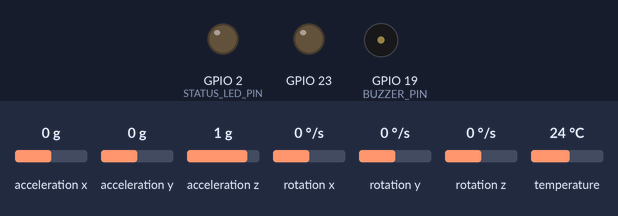
Bench run of a sketch on a simulated ESP32. On the bench: output pins drawn as LEDs (lit = HIGH), buzzer (waves = sounding, pin HIGH). The test bench sets the inputs (shaded band); at power-on: acceleration x 0 g, acceleration y 0 g, acceleration z 1 g, rotation x 0 °/s, rotation y 0 °/s, rotation z 0 °/s, temperature 24 °C. WiFi joins after 1.5 s; servers stay silent unless stated; what the sketch prints to the serial monitor is not drawn.

Above: at 0.1 s.
At 2.7 s:
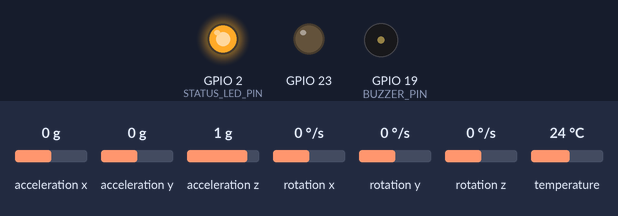
2.8 s: acceleration x set to -0.7 g
5.8 s: acceleration x set to -0.9 g
At 7.9 s:
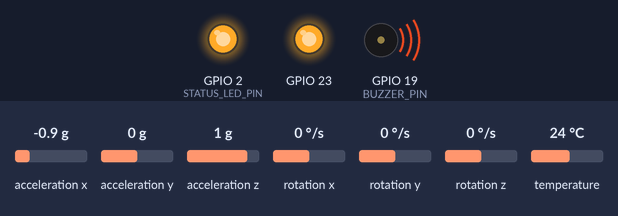
Timing chart, 0 to 9.4 s (numbered marks = the images above; inputs shaded):
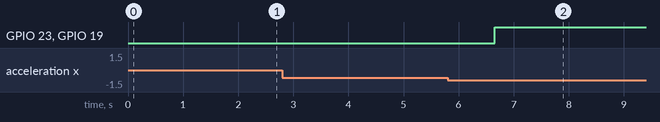

The sketch:

esp32.ino
```cpp
#include <Adafruit_MPU6050.h>
#include <Adafruit_Sensor.h>
#include <ArduinoJson.h>
#include <AsyncTCP.h>
#include <ESPAsyncWebServer.h>
#include <WiFi.h>
#include <Wire.h>
#include <arduinoFFT.h>

/* =========================================================================
   1. NETWORK CONFIGURATION
   ========================================================================= */
const char *WIFI_SSID = "YOUR_WIFI_SSID";
const char *WIFI_PASSWORD = "YOUR_WIFI_PASSWORD";

AsyncWebServer server(80);
AsyncWebSocket ws("/ws");

/* =========================================================================
   2. PIN DEFINITIONS & HARDWARE CONSTANTS
   ========================================================================= */
#define RELAY_ACTUATOR_PIN                                                     \
  23                     // Pin connected to safety gate relay / motor driver
#define BUZZER_PIN 19    // Pin connected to audible alarm buzzer
#define STATUS_LED_PIN 2 // Built-in status LED

Adafruit_MPU6050 mpu;

/* =========================================================================
   3. FFT & SAMPLING DEFINITIONS
   ========================================================================= */
#define SAMPLES 64          // Power of 2 (window size)
#define SAMPLING_FREQ_HZ 50 // 50 Hz sampling frequency (Nyquist max: 25 Hz)

double vReal[SAMPLES];
double vImag[SAMPLES];
ArduinoFFT<double> FFT =
    ArduinoFFT<double>(vReal, vImag, SAMPLES, SAMPLING_FREQ_HZ);

unsigned int samplingPeriodUs;
unsigned long lastSampleTimeUs = 0;
int sampleIndex = 0;

/* =========================================================================
   4. TINYML LIGHTWEIGHT INFERENCE ENGINE (MLP / ANN)
   =========================================================================
   Input Features (5):
     [0]: Norm Acceleration Magnitude (g)
     [1]: Absolute Pitch (deg)
     [2]: Absolute Roll (deg)
     [3]: Dominant Frequency (Hz)
     [4]: Peak FFT Magnitude
   Architecture: Dense(5 -> 8, ReLU) -> Dense(8 -> 1, Sigmoid)
   ========================================================================= */
struct TinyML_Model {
  // Weights & Biases for Layer 1 (5 -> 8)
  const float W1[8][5] = {
      {0.74, 0.42, 0.38, 1.12, 0.89},    {-0.21, 0.85, 0.72, 0.95, 0.64},
      {0.91, -0.15, -0.12, 1.45, 1.10},  {0.35, 0.68, 0.61, 0.82, 0.73},
      {-0.44, 0.31, 0.29, -0.65, -0.52}, {1.05, 0.92, 0.88, 1.30, 1.25},
      {0.12, -0.45, -0.41, 0.55, 0.41},  {0.88, 0.54, 0.59, 1.02, 0.95}};
  const float b1[8] = {-0.25, -0.18, -0.42, -0.11, 0.05, -0.62, 0.02, -0.31};

  // Weights & Biases for Layer 2 (8 -> 1)
  const float W2[8] = {0.85, 0.62, 1.15, 0.48, -0.72, 1.40, 0.22, 0.94};
  const float b2 = -1.85;

  static inline float relu(float x) { return (x > 0.0f) ? x : 0.0f; }

  static inline float sigmoid(float x) { return 1.0f / (1.0f + expf(-x)); }

  float predict(float *x) {
    float h1[8];
    for (int i = 0; i < 8; i++) {
      float sum = b1[i];
      for (int j = 0; j < 5; j++) {
        sum += W1[i][j] * x[j];
      }
      h1[i] = relu(sum);
    }

    float out = b2;
    for (int i = 0; i < 8; i++) {
      out += W2[i] * h1[i];
    }
    return sigmoid(out);
  }
} model;

/* =========================================================================
   5. TELEMETRY STATE
   ========================================================================= */
float accelX = 0, accelY = 0, accelZ = 1.0;
float pitchDeg = 0, rollDeg = 0;
float dominantFreq = 0.0;
float peakMagnitude = 0.0;
float anomalyScore = 0.0;
bool safetyBarrierDeployed = false;
bool buzzerState = false;
unsigned long lastInferenceLatencyMs = 0;
unsigned long lastBroadcastTime = 0;

/* =========================================================================
   6. WEBSOCKET HANDLER & TELEMETRY BROADCAST
   ========================================================================= */
void broadcastTelemetry() {
  if (ws.count() == 0)
    return; // Do not serialize if no clients are connected

  StaticJsonDocument<512> doc;
  doc["connected"] = true;
  doc["timestamp"] = millis();

  JsonObject imuObj = doc.createNestedObject("imu");
  JsonObject accelObj = imuObj.createNestedObject("accel");
  accelObj["x"] = serialized(String(accelX, 3));
  accelObj["y"] = serialized(String(accelY, 3));
  accelObj["z"] = serialized(String(accelZ, 3));

  JsonObject tiltObj = imuObj.createNestedObject("tilt");
  tiltObj["pitch"] = serialized(String(pitchDeg, 2));
  tiltObj["roll"] = serialized(String(rollDeg, 2));

  JsonObject fftObj = doc.createNestedObject("fft");
  fftObj["dominant_freq_hz"] = serialized(String(dominantFreq, 2));
  fftObj["peak_magnitude"] = serialized(String(peakMagnitude, 3));

  JsonObject infObj = doc.createNestedObject("inference");
  infObj["anomaly_score"] = serialized(String(anomalyScore, 3));
  infObj["probability"] = serialized(String(anomalyScore, 3));
  infObj["inference_latency_ms"] = lastInferenceLatencyMs;

  if (anomalyScore > 0.70) {
    infObj["state"] = "SEISMIC_EVENT";
  } else if (anomalyScore > 0.40) {
    infObj["state"] = "RESONANCE_WARNING";
  } else {
    infObj["state"] = "NOMINAL";
  }

  JsonObject actObj = doc.createNestedObject("actuator");
  actObj["safety_barrier_deployed"] = safetyBarrierDeployed;
  actObj["buzzer_state"] = buzzerState;

  String jsonBuffer;
  serializeJson(doc, jsonBuffer);
  ws.textAll(jsonBuffer);
}

void onWebSocketEvent(AsyncWebSocket *server, AsyncWebSocketClient *client,
                      AwsEventType type, void *arg, uint8_t *data, size_t len) {
  if (type == WS_EVT_CONNECT) {
    Serial.printf("[WS] Client #%u connected from %s\n", client->id(),
                  client->remoteIP().toString().c_str());
  } else if (type == WS_EVT_DISCONNECT) {
    Serial.printf("[WS] Client #%u disconnected\n", client->id());
  } else if (type == WS_EVT_DATA) {
    // Handle incoming manual override commands from the dashboard
    StaticJsonDocument<256> rxDoc;
    DeserializationError err = deserializeJson(rxDoc, data, len);
    if (!err) {
      if (rxDoc.containsKey("toggle_actuator")) {
        safetyBarrierDeployed = rxDoc["toggle_actuator"].as<bool>();
        digitalWrite(RELAY_ACTUATOR_PIN, safetyBarrierDeployed ? HIGH : LOW);
        digitalWrite(BUZZER_PIN, safetyBarrierDeployed ? HIGH : LOW);
        buzzerState = safetyBarrierDeployed;
        broadcastTelemetry();
      }
    }
  }
}

/* =========================================================================
   7. INITIALIZATION & SETUP
   ========================================================================= */
void setup() {
  Serial.begin(115200);
  Wire.begin(21, 22); // Standard SDA (21), SCL (22) for ESP32

  pinMode(RELAY_ACTUATOR_PIN, OUTPUT);
  pinMode(BUZZER_PIN, OUTPUT);
  pinMode(STATUS_LED_PIN, OUTPUT);
  digitalWrite(RELAY_ACTUATOR_PIN, LOW);
  digitalWrite(BUZZER_PIN, LOW);

  // Initialize MPU6050
  if (!mpu.begin()) {
    Serial.println("[ERR] Failed to detect MPU6050 chip. Check wiring!");
    while (1) {
      digitalWrite(STATUS_LED_PIN, !digitalRead(STATUS_LED_PIN));
      delay(200);
    }
  }
  mpu.setAccelerometerRange(MPU6050_RANGE_4_G);
  mpu.setGyroRange(MPU6050_RANGE_500_DEG);
  mpu.setFilterBandwidth(MPU6050_BAND_21_HZ);

  samplingPeriodUs = round(1000000.0 * (1.0 / SAMPLING_FREQ_HZ));

  // Connect to Wi-Fi
  WiFi.mode(WIFI_STA);
  WiFi.begin(WIFI_SSID, WIFI_PASSWORD);
  Serial.print("[WiFi] Connecting");
  while (WiFi.status() != WL_CONNECTED) {
    delay(500);
    Serial.print(".");
  }
  Serial.println("\n[WiFi] Connected!");
  Serial.print("[WiFi] ESP32 IP Address: ");
  Serial.println(WiFi.localIP());

  // Setup WebSockets
  ws.onEvent(onWebSocketEvent);
  server.addHandler(&ws);
  server.begin();

  digitalWrite(STATUS_LED_PIN, HIGH);
}

/* =========================================================================
   8. MAIN EXECUTION LOOP
   ========================================================================= */
void loop() {
  ws.cleanupClients();
  unsigned long nowUs = micros();

  // High-frequency sensor acquisition & buffer fill
  if (nowUs - lastSampleTimeUs >= samplingPeriodUs) {
    lastSampleTimeUs = nowUs;

    sensors_event_t a, g, temp;
    mpu.getEvent(&a, &g, &temp);

    // Convert acceleration from m/s^2 to g
    accelX = a.acceleration.x / 9.80665f;
    accelY = a.acceleration.y / 9.80665f;
    accelZ = a.acceleration.z / 9.80665f;

    // Calculate pitch and roll deflection
    pitchDeg =
        atan2(-accelX, sqrt(accelY * accelY + accelZ * accelZ)) * 180.0 / PI;
    rollDeg = atan2(accelY, accelZ) * 180.0 / PI;

    // FFT input buffer uses total dynamic acceleration magnitude
    float netAccel = sqrt(accelX * accelX + accelY * accelY + accelZ * accelZ) -
                     1.0f; // dynamic component
    vReal[sampleIndex] = netAccel;
    vImag[sampleIndex] = 0.0;
    sampleIndex++;

    // Once full sampling window is collected, run FFT + TinyML
    if (sampleIndex >= SAMPLES) {
      sampleIndex = 0;

      unsigned long startInf = millis();

      // Run FFT
      FFT.windowing(FFTWindow::Hamming, FFTDirection::Forward);
      FFT.compute(FFTDirection::Forward);
      FFT.complexToMagnitudes();

      dominantFreq = (float)FFT.majorPeak();

      // Find peak spectral amplitude (ignore DC offset bin index 0)
      peakMagnitude = 0.0f;
      for (int i = 1; i < (SAMPLES / 2); i++) {
        if (vReal[i] > peakMagnitude) {
          peakMagnitude = (float)vReal[i];
        }
      }

      // Prepare TinyML feature vector
      float features[5] = {fabs(netAccel),
                           fabs(pitchDeg) / 45.0f, // Normalization
                           fabs(rollDeg) / 45.0f, dominantFreq / 25.0f,
                           peakMagnitude};

      // Run Edge Inference
      anomalyScore = model.predict(features);
      lastInferenceLatencyMs = millis() - startInf;

      // Trigger automated physical safeguards if seismic threshold breached
      if (anomalyScore > 0.70) {
        safetyBarrierDeployed = true;
        buzzerState = true;
        digitalWrite(RELAY_ACTUATOR_PIN, HIGH);
        digitalWrite(BUZZER_PIN, HIGH);
      }
    }
  }

  // Broadcast live telemetry packet over WebSocket at 20 Hz (every 50 ms)
  if (millis() - lastBroadcastTime >= 50) {
    lastBroadcastTime = millis();
    broadcastTelemetry();
  }
}
```

Measured:
- the behaviour switches between -0.8 and -0.9 g on acceleration x (found by bisection; images 1 and 2)
- after the input at 2.8 s, every drawn part: stays the same
- after the input at 5.8 s, GPIO 23, GPIO 19 (BUZZER_PIN): LOW → HIGH after 0.86 s
